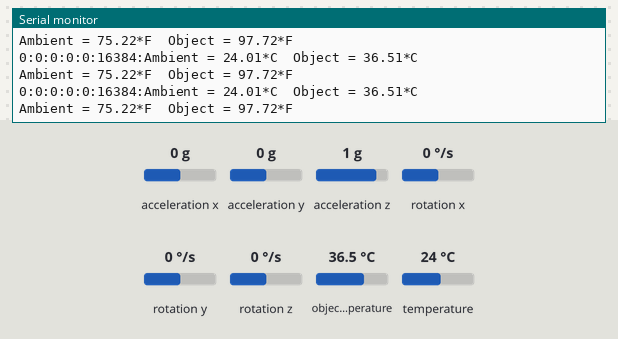
Recording of a sketch running on a simulated Arduino Uno, built with avr-gcc and run on an emulated ATmega328P. Parts: the last lines printed to the serial monitor. Wiring (inferred from the names in the program): MPU-6050 motion sensor at I2C address 0x68. The inputs (shaded band) are chosen by the test bench; at power-on: acceleration z 1 g, acceleration x 0 g, rotation x 0 °/s, acceleration y 0 g, temperature 24 °C, rotation y 0 °/s, rotation z 0 °/s, object temperature 36.5 °C.

Above: at 1.2 s.
1.3 s: acceleration z set to 0 g
At 1.38 s:
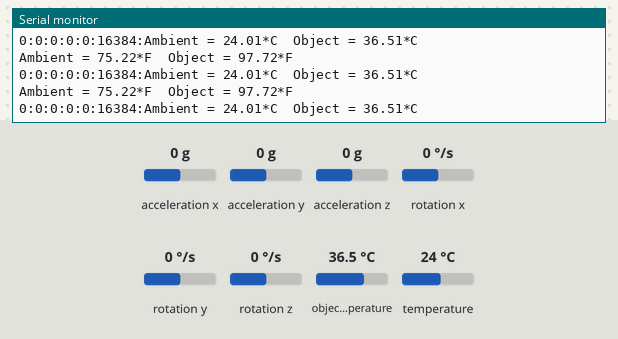
4.3 s: acceleration x set to -1.4 g
At 4.49 s:
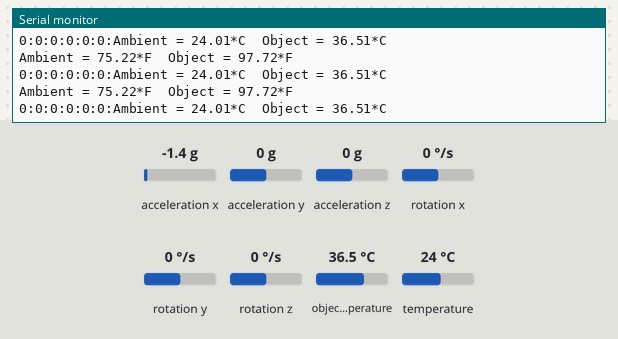
7.3 s: rotation x set to 100 °/s
At 7.44 s:
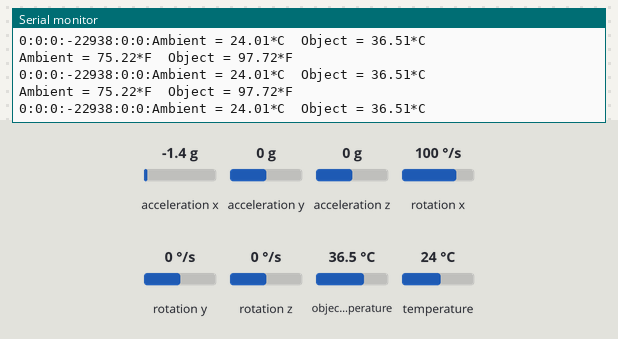
10.3 s: acceleration y set to -1.4 g
At 10.44 s:
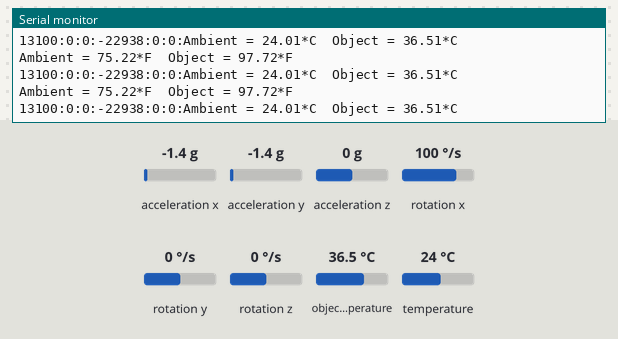
13.3 s: acceleration x set to 0 g
At 13.51 s:
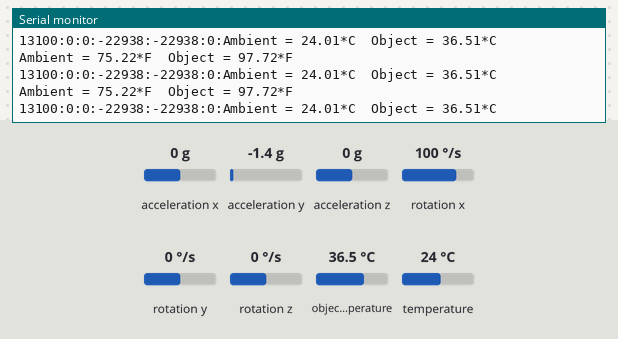
16.3 s: temperature set to 5 °C
At 16.52 s:
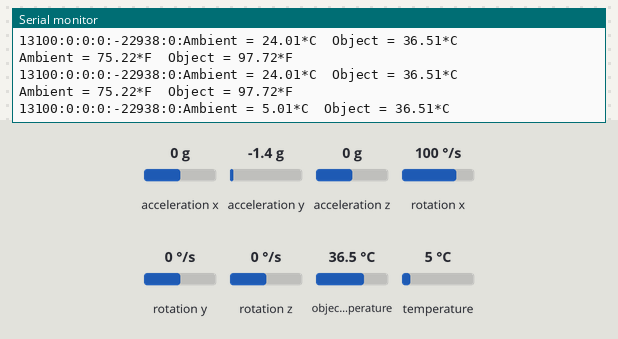

Measured:
- after the input at 16.3 s, the serial monitor: prints a new line after 0.07 s (image 6)

The sketch:

teste_temp.ino
```cpp
#include <Adafruit_MLX90614.h>
#include <Wire.h>
#include <MPU6050.h>

const int MPU = 0x68;
int16_t AcX = 0, AcY = 0, AcZ = 0, GyX = 0, GyY = 0, GyZ = 0; //MPU 1

Adafruit_MLX90614 mlx = Adafruit_MLX90614();

void setup() {
  // put your setup code here, to run once:
  Serial.begin(9600);
  Serial.println("Adafruit MLX90614 test");
  mlx.begin();

  //POWER MANAGEMENT RELATED
  Wire.beginTransmission(MPU); //escrevendo no endereço do MPU
  Wire.write(0x6B);            //acessando registrador responsável
  Wire.write(0b00000000);      //seta o sleep do MPU-6050 em 0
  Wire.endTransmission();      //termina a configuração //talvez colocar false para não dar problema com o MLX

  //GYRO CONFIG RELATED
  Wire.beginTransmission(MPU);
  Wire.write(0x1B);
  Wire.write(0b00000000);
  Wire.endTransmission();//talvez colocar false para não dar problema com o MLX

  //ACCELEROMETER CONFIG RELATED
  Wire.beginTransmission(MPU);
  Wire.write(0x1C);
  Wire.write(0b00000000);
  Wire.endTransmission();//talvez colocar false para não dar problema com o MLX
}

void loop() {
  // put your main code here, to run repeatedly:
  Serial.print("Ambient = "); Serial.print(mlx.readAmbientTempC());
  Serial.print("*C\tObject = "); Serial.print(mlx.readObjectTempC()); Serial.println("*C");
  Serial.print("Ambient = "); Serial.print(mlx.readAmbientTempF());
  Serial.print("*F\tObject = "); Serial.print(mlx.readObjectTempF()); Serial.println("*F");
  Serial.println();
  //Gyro
  Wire.beginTransmission(MPU);
  Wire.write(0x43);
  Wire.endTransmission(); //talvez colocar false para não dar problema com o MLX
  Wire.requestFrom(MPU, 6);
  while(Wire.available() < 6);
  GyX = Wire.read()<<8|Wire.read(); //0x43 (GYRO_XOUT_H) & 0x44 (GYRO_XOUT_L)
  GyY = Wire.read()<<8|Wire.read(); //0x45 (GYRO_YOUT_H) & 0x46 (GYRO_YOUT_L)
  GyZ = Wire.read()<<8|Wire.read(); //0x47 (GYRO_ZOUT_H) & 0x48 (GYRO_ZOUT_L)
  //Accel
  Wire.beginTransmission(MPU);
  Wire.write(0x3B);
  Wire.endTransmission(); //talvez colocar false para não dar problema com o MLX
  Wire.requestFrom(MPU, 6);
  while(Wire.available() < 6);
  AcX = Wire.read()<<8|Wire.read(); //0x43 (GYRO_XOUT_H) & 0x44 (GYRO_XOUT_L)
  AcY = Wire.read()<<8|Wire.read(); //0x45 (GYRO_YOUT_H) & 0x46 (GYRO_YOUT_L)
  AcZ = Wire.read()<<8|Wire.read(); //0x47 (GYRO_ZOUT_H) & 0x48 (GYRO_ZOUT_L)
  Serial.print(GyX);//1
  Serial.print(":");
  Serial.print(GyY);//2
  Serial.print(":");
  Serial.print(GyZ);//3
  Serial.print(":");
  Serial.print(AcX);//4
  Serial.print(":");
  Serial.print(AcY);//5
  Serial.print(":");
  Serial.print(AcZ);//6
  Serial.print(":");
  delay(200);
}
```
